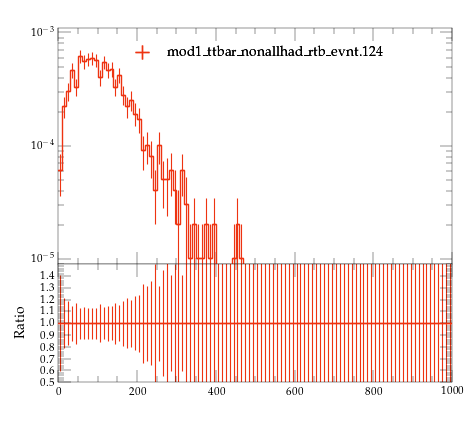

This figure's Python source:
#! /usr/bin/env python

# This Python script was auto-generated using YODA v2.0.2.
# Analysis object: /MC_TTBAR/onelep_t_pT_W_cut
# Timestamp: 07-08-2026 (10:19:45)

import matplotlib as mpl
import matplotlib.pyplot as plt
mpl.use('Agg') # comment out for interactive use
import os
import numpy as np

plotDir = os.path.split(os.path.realpath(__file__))[0]
if 'YODA_USER_PLOT_PATH' in globals():
    plot_outdir = globals()['YODA_USER_PLOT_PATH']
else:
    plot_outdir = plotDir

#plot style
plt.style.use(os.path.join(plotDir, '../default.mplstyle'))
# plot metadata
figW, figH = plt.rcParams['figure.figsize']
ax_xLabel = r''
ax_yLabel = r''
ax_title  = r''
ax_xScale = 'linear'
ax_yScale = 'log'
xLims = (0.0, 1000.0)
yLims = (9e-06, 0.0011)

# TeX-friendly labels for the legend
labels = {
    'legend' : ([ r"mod1\_ttbar\_nonallhad\_rtb\_evnt.124" ], r""),
}

# Adjust canvas width and height
canvasW = 10.0
canvasH = 9.0
figW *= canvasW/10.
figH *= canvasH/9.

# Create figure and axis objects
fig, (ax, ratio0_ax) = plt.subplots(2, 1, sharex=True,
                  figsize=(figW,figH), gridspec_kw={'height_ratios': (6.0, 3.0)})

# Set figure margins
plt.subplots_adjust(
    left   = 1.0 * plt.rcParams['figure.subplot.left'],
    right  = 1.0 * plt.rcParams['figure.subplot.right'],
    top    = 1.0 * plt.rcParams['figure.subplot.top'],
    bottom = 1.0 * plt.rcParams['figure.subplot.bottom'])

ratio0_ax.yaxis.set_major_locator(mpl.ticker.MultipleLocator(0.1))
ratio0_ax.set_ylim(0.5, 1.4999)
ratio0_ax.set_ylabel('Ratio')

# the numerical data is stored in a separate file
dataf = dict()
prefix = os.path.split(__file__)[0]
if prefix:    prefix = prefix + '/'
exec(open(prefix+'onelep_t_pT_W_cut__data.py').read(), dataf)


legend_handles = dict() # keep track of handles for the legend

# style options for curves
# starts at zorder>=5 to draw curve on top of legend
styles = {
  'mod1_ttbar_nonallhad_rtb_evnt.124.yoda.gz': {
    'color' : '#EE3311',
    'linestyle' : '-',
    'linewidth' : 1,
    'marker' : 'none',
    'markersize' : 2,
    'capsize' : 0.0,
    'zorder' : 5,
    'histstyle' : 1,
    'drawstyle' : 'steps-pre',
    'xerrorbars' : 1,
    'yerrorbars' : 1,
    'fillcolor' : None,
    'fillopacity' : 1.0,
    'ratio0_linestyle' : '-',
    'ratio0_linewidth' : 1,
    'ratio0_marker' : 'none',
    'ratio0_markersize' : 2,
    'ratio0_capsize' : 0.0,
    'ratio0_zorder' : 5,
    'ratio0_histstyle' : 1,
    'ratio0_drawstyle' : 'steps-pre',
    'ratio0_xerrorbars' : 1,
    'ratio0_yerrorbars' : 1,
  },
}

# curve from input yoda files in main panel
for label, yvals in dataf['yvals'].items():
    if all(np.isnan(v) for v in dataf['yvals'][label]):
        continue
    tmp = None
    if styles[label]['histstyle']: # draw as histogram
        xpos = dataf['xedges'][label] if styles[label]['drawstyle'] else dataf['xpoints'][label]
        ypos = np.insert(yvals, 0, yvals[0]) if styles[label]['drawstyle'] else yvals
        if styles[label]['fillcolor']: # fill area below curve
            ax.fill_between(xpos, ypos, step='pre',
                            color=styles[label]['fillcolor'],
                            alpha=styles[label]['fillopacity'])
        tmp, = ax.plot(xpos, ypos,
                       color=styles[label]['color'],
                       linestyle=styles[label]['linestyle'],
                       linewidth=styles[label]['linewidth'],
                       drawstyle=styles[label]['drawstyle'], solid_joinstyle='miter',
                       zorder=styles[label]['zorder'], label=label)
    tmp = ax.errorbar(dataf['xpoints'][label], yvals,
                      xerr=np.array(dataf['xerrs'][label])*styles[label]['xerrorbars'],
                      yerr=np.array(dataf['yerrs'][label])*styles[label]['yerrorbars'],
                      fmt=styles[label]['marker'], capsize=styles[label]['capsize'],
                      markersize=styles[label]['markersize'],
                      ecolor=styles[label]['color'],
                      color=styles[label]['color'], zorder=styles[label]['zorder'])
    tmp[-1][0].set_linestyle(styles[label]['linestyle'])
    tmp[-1][0].set_linewidth(styles[label]['linewidth'])
    if label in dataf['add_legend_handle']:  legend_handles[label] = tmp
    for varLabel in dataf['variation_yvals'].keys():
        if varLabel.startswith(label):
            tmp, = ax.plot(dataf['xedges'][label], dataf['variation_yvals'][varLabel],
                           color=styles[label]['color'],
                           linestyle=styles[label]['linestyle'],
                           linewidth=styles[label]['linewidth'],
                           drawstyle='steps-pre', solid_joinstyle='miter',
                           zorder=styles[label]['zorder'], alpha=0.5)


# plots on ratio panel
# curve from input yoda files in ratio panel
for label, yvals in dataf['ratio0_yvals'].items():
    if all(np.isnan(v) for v in yvals):
        continue
    if styles[label]['ratio0_histstyle']: # plot as histogram
        xpos = dataf['xedges']['mod1_ttbar_nonallhad_rtb_evnt.124.yoda.gz'] if styles[label]['ratio0_drawstyle'] else dataf['xpoints']['mod1_ttbar_nonallhad_rtb_evnt.124.yoda.gz']
        ypos = np.insert(yvals, 0, yvals[0]) if styles[label]['ratio0_drawstyle'] else yvals
        ratio0_ax.plot(xpos, ypos,
                       color=styles[label]['color'],
                       linewidth=styles[label]['linewidth'],
                       linestyle=styles[label]['ratio0_linestyle'],
                       drawstyle=styles[label]['ratio0_drawstyle'], zorder=styles[label]['zorder'],
                       solid_joinstyle='miter')
    tmp = ratio0_ax.errorbar(dataf['xpoints']['mod1_ttbar_nonallhad_rtb_evnt.124.yoda.gz'], yvals,
                             xerr=np.array(dataf['ref_xerrs'])*styles[label]['ratio0_xerrorbars'],
                             yerr=np.array(dataf['ratio0_yerrs'][label])*styles[label]['ratio0_yerrorbars'],
                             fmt=styles[label]['ratio0_marker'], capsize=styles[label]['ratio0_capsize'],
                             markersize=styles[label]['ratio0_markersize'],
                             ecolor=styles[label]['color'],
                             color=styles[label]['color'])
    tmp[-1][0].set_linestyle(styles[label]['ratio0_linestyle'])
    tmp[-1][0].set_linewidth(styles[label]['ratio0_linewidth'])

    for varlabel in dataf['ratio0_variation_vals'].keys():
        if varlabel.startswith(label):
            ratio0_ax.plot(dataf['xedges']['mod1_ttbar_nonallhad_rtb_evnt.124.yoda.gz'],
                            dataf['ratio0_variation_vals'][varlabel],
                            color=styles[label]['color'],
                            linestyle=styles[label]['linestyle'],
                            linewidth=styles[label]['linewidth'],
                            drawstyle='steps-pre', solid_joinstyle='miter',
                            zorder=1, alpha=0.5)

legend_items = list(legend_handles.values())
ax.add_artist(ax.legend(legend_items,
                        labels['legend'][0],
                        title=labels['legend'][1],
                        alignment='left',
                        loc='upper center',
                        bbox_to_anchor=(0.5, 0.97)))

# set plot metadata as defined above
ratio0_ax.set_xlabel(ax_xLabel)
ratio0_ax.xaxis.set_label_coords(1., -0.15)
ax.set_ylabel(ax_yLabel, ha='right', va='top')
ax.yaxis.set_label_coords(-0.11, 1.0)
ax.set_title(ax_title, loc='left')
ax.set_xscale(ax_xScale)
ax.set_yscale(ax_yScale)
ax.set_xlim(xLims)
ax.set_ylim(yLims)

# tick formatting
plt.rcParams['xtick.top'] = True
plt.rcParams['ytick.right'] = True
ax.yaxis.set_major_locator(mpl.ticker.LogLocator(base=10.0, numticks=np.inf))
ax.yaxis.set_minor_locator(mpl.ticker.LogLocator(
                           base=10.0, subs=np.arange(0.1, 1, 0.1), numticks=np.inf))
fig.align_ylabels((ax, ratio0_ax))
plt.savefig(os.path.join(plot_outdir, 'onelep_t_pT_W_cut.pdf'), format='PDF')
plt.savefig(os.path.join(plot_outdir, 'onelep_t_pT_W_cut.png'), format='PNG')

plt.close(fig)
